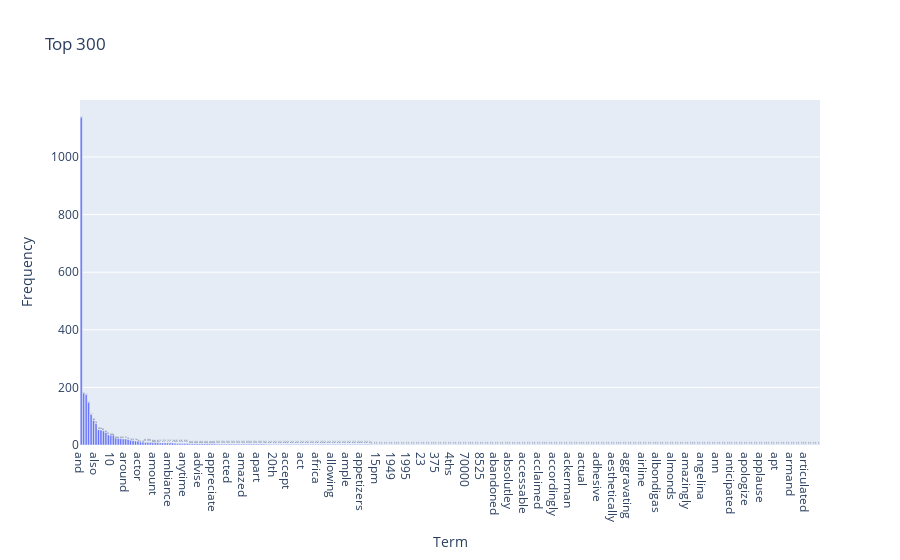

Here is the notebook cell this chart was saved with:
### Code cell
import plotly.express as px

df = pd.DataFrame({'Term': count_vect.get_feature_names_out()[:300], 'Frequency': term_frequencies[:300]})

fig = px.bar(df, x='Term', y='Frequency', text='Frequency', title='Top 300')
fig.update_traces(texttemplate='%{text}', textposition='outside')
fig.update_layout(xaxis_title='Term', yaxis_title='Frequency')
fig.update_xaxes(categoryorder='total descending')

fig.show()

### Figure 1 — Plotly figure (JSON) as saved in the notebook; plotly's stock layout.template omitted (floating-point values rounded to 4 significant figures; data arrays with more than 128 entries replaced by an {"elided": "..."} marker saying what was removed)
{"data": [{"alignmentgroup": "True", "hovertemplate": "Term=%{x}<br>Frequency=%{text}<extra></extra>", "legendgroup": "", "marker": {"color": "#636efa", "pattern": {"shape": ""}}, "name": "", "offsetgroup": "", "orientation": "v", "showlegend": false, "text": {"elided": "300 int values"}, "textposition": "outside", "texttemplate": "%{text}", "type": "bar", "x": {"elided": "300 str values"}, "xaxis": "x", "y": {"elided": "300 int values"}, "yaxis": "y"}], "layout": {"barmode": "relative", "legend": {"tracegroupgap": 0}, "title": {"text": "Top 300"}, "xaxis": {"anchor": "y", "categoryorder": "total descending", "domain": [0, 1], "title": {"text": "Term"}}, "yaxis": {"anchor": "x", "domain": [0, 1], "title": {"text": "Frequency"}}}}
